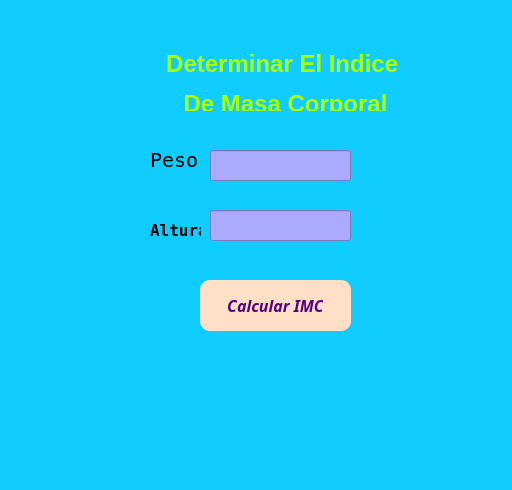
<?xml version="1.0" encoding="UTF-8"?>
<ui version="4.0">
 <class>MainWindow</class>
 <widget class="QMainWindow" name="MainWindow">
  <property name="geometry">
   <rect>
    <x>0</x>
    <y>0</y>
    <width>512</width>
    <height>490</height>
   </rect>
  </property>
  <property name="windowTitle">
   <string>MainWindow</string>
  </property>
  <property name="styleSheet">
   <string notr="true">background-color: rgb(16, 204, 255);</string>
  </property>
  <widget class="QWidget" name="centralwidget">
   <widget class="QPushButton" name="btn_resultado">
    <property name="geometry">
     <rect>
      <x>200</x>
      <y>280</y>
      <width>151</width>
      <height>51</height>
     </rect>
    </property>
    <property name="font">
     <font>
      <family>Segoe UI Semibold</family>
      <pointsize>12</pointsize>
      <weight>75</weight>
      <italic>true</italic>
      <bold>true</bold>
     </font>
    </property>
    <property name="styleSheet">
     <string notr="true">border: none; 
color: rgb(85, 0, 127);
padding: 14px 28px; 
cursor: pointer; 
border-radius: 10px; 
background-color: rgb(255, 224, 198);</string>
    </property>
    <property name="text">
     <string>Calcular IMC</string>
    </property>
   </widget>
   <widget class="QLabel" name="label">
    <property name="geometry">
     <rect>
      <x>150</x>
      <y>140</y>
      <width>51</width>
      <height>41</height>
     </rect>
    </property>
    <property name="font">
     <font>
      <family>NSimSun</family>
      <pointsize>15</pointsize>
     </font>
    </property>
    <property name="text">
     <string>&lt;html&gt;&lt;head/&gt;&lt;body&gt;&lt;p align=&quot;center&quot;&gt;Peso:&lt;/p&gt;&lt;/body&gt;&lt;/html&gt;</string>
    </property>
   </widget>
   <widget class="QLabel" name="label_2">
    <property name="geometry">
     <rect>
      <x>150</x>
      <y>210</y>
      <width>51</width>
      <height>41</height>
     </rect>
    </property>
    <property name="font">
     <font>
      <family>NSimSun</family>
      <pointsize>15</pointsize>
     </font>
    </property>
    <property name="text">
     <string>&lt;html&gt;&lt;head/&gt;&lt;body&gt;&lt;p align=&quot;center&quot;&gt;&lt;span style=&quot; font-size:12pt; font-weight:600;&quot;&gt;Altura:&lt;/span&gt;&lt;/p&gt;&lt;/body&gt;&lt;/html&gt;</string>
    </property>
   </widget>
   <widget class="QLineEdit" name="txt_peso">
    <property name="geometry">
     <rect>
      <x>210</x>
      <y>150</y>
      <width>141</width>
      <height>31</height>
     </rect>
    </property>
    <property name="whatsThis">
     <string>&lt;html&gt;&lt;head/&gt;&lt;body&gt;&lt;p align=&quot;center&quot;&gt;&lt;br/&gt;&lt;/p&gt;&lt;/body&gt;&lt;/html&gt;</string>
    </property>
    <property name="styleSheet">
     <string notr="true">
background-color: rgb(170, 170, 255);</string>
    </property>
    <property name="text">
     <string/>
    </property>
    <property name="alignment">
     <set>Qt::AlignCenter</set>
    </property>
   </widget>
   <widget class="QLineEdit" name="txt_altura">
    <property name="geometry">
     <rect>
      <x>210</x>
      <y>210</y>
      <width>141</width>
      <height>31</height>
     </rect>
    </property>
    <property name="whatsThis">
     <string>&lt;html&gt;&lt;head/&gt;&lt;body&gt;&lt;p align=&quot;center&quot;&gt;&lt;br/&gt;&lt;/p&gt;&lt;/body&gt;&lt;/html&gt;</string>
    </property>
    <property name="styleSheet">
     <string notr="true">
background-color: rgb(170, 170, 255);</string>
    </property>
    <property name="text">
     <string/>
    </property>
    <property name="alignment">
     <set>Qt::AlignCenter</set>
    </property>
   </widget>
   <widget class="QLabel" name="label_3">
    <property name="geometry">
     <rect>
      <x>160</x>
      <y>50</y>
      <width>251</width>
      <height>61</height>
     </rect>
    </property>
    <property name="styleSheet">
     <string notr="true">
color: rgb(170, 255, 0);</string>
    </property>
    <property name="text">
     <string>&lt;html&gt;&lt;head/&gt;&lt;body&gt;&lt;p align=&quot;center&quot;&gt;&lt;span style=&quot; font-size:18pt; font-weight:600;&quot;&gt;Determinar El Indice &lt;/span&gt;&lt;/p&gt;&lt;p align=&quot;center&quot;&gt;&lt;span style=&quot; font-size:18pt; font-weight:600;&quot;&gt;De Masa Corporal&lt;/span&gt;&lt;/p&gt;&lt;/body&gt;&lt;/html&gt;</string>
    </property>
   </widget>
  </widget>
  <widget class="QMenuBar" name="menubar">
   <property name="geometry">
    <rect>
     <x>0</x>
     <y>0</y>
     <width>512</width>
     <height>18</height>
    </rect>
   </property>
  </widget>
  <widget class="QStatusBar" name="statusbar"/>
 </widget>
 <tabstops>
  <tabstop>btn_resultado</tabstop>
 </tabstops>
 <resources/>
 <connections/>
</ui>
